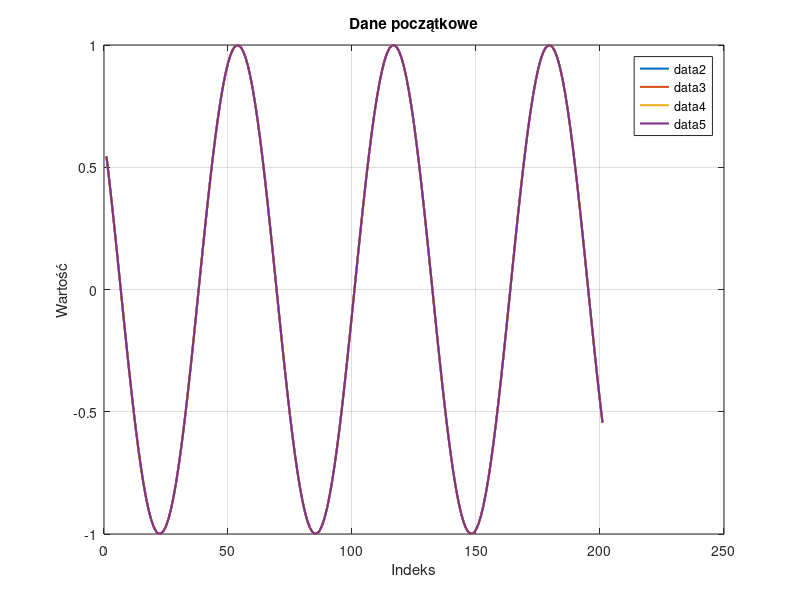
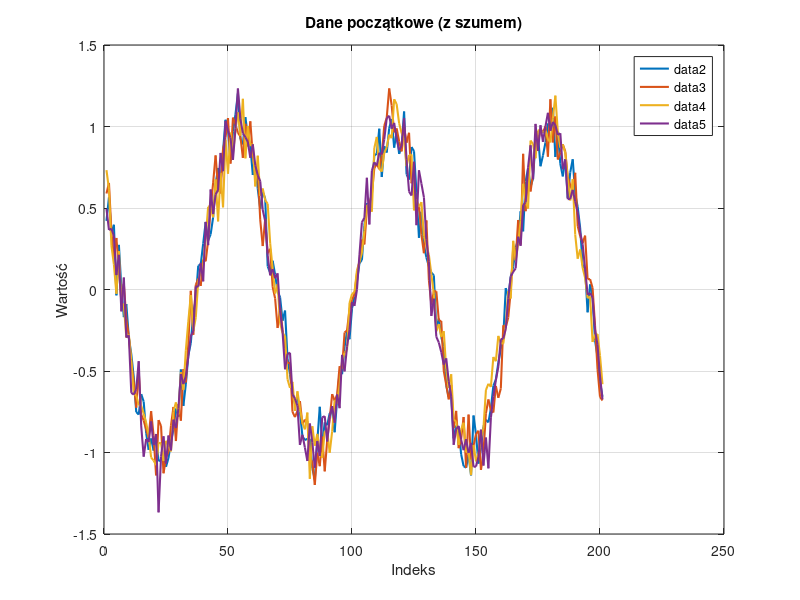
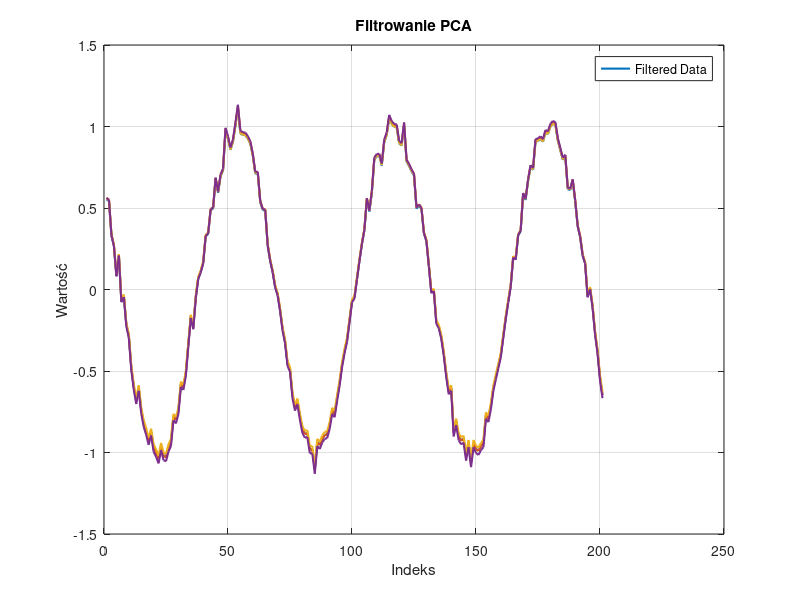
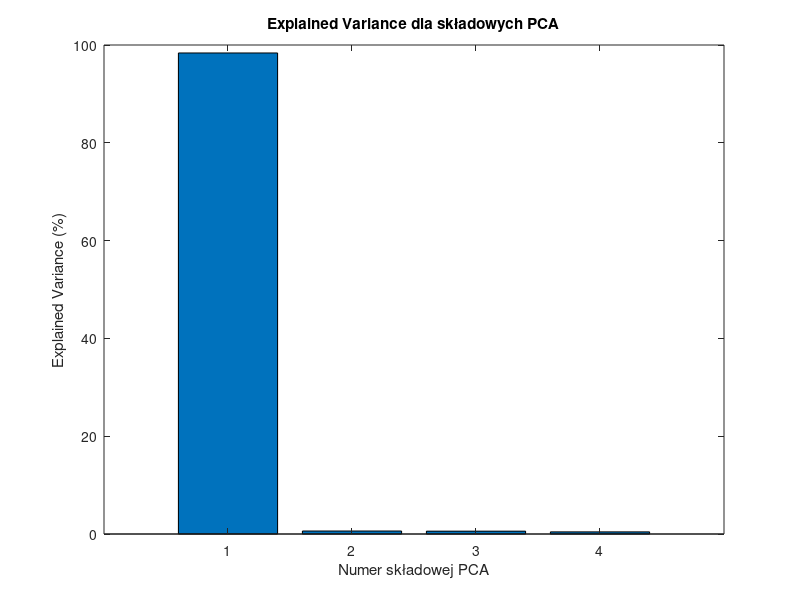

Recreate these plots in MATLAB, in order.
clear all
close all
clc

% Dane oryginalne
data1 = -10:0.1:10;
data2 = sin(data1);
data3 = sin(data1);
data4 = sin(data1);
data5 = sin(data1);

data1 = data1';
data2 = data2';
data3 = data3';
data4 = data4';
data5 = data5';
data = [data2 data3 data4 data5];

figure(1)
plot(data, 'LineWidth', 1.5);
grid on; hold on;
xlabel('Indeks');
ylabel('Wartość');
title('Dane początkowe');
legend('data2', 'data3', 'data4', 'data5');

% Dodanie szumu
data_n = data;
n_coeff = 0.1;
data_n = data + (n_coeff * randn(size(data)));

figure(2)
plot(data_n, 'LineWidth', 1.5);
grid on; hold on;
xlabel('Indeks');
ylabel('Wartość');
title('Dane początkowe (z szumem)');
legend('data2', 'data3', 'data4', 'data5');

% PCA
max_components = size(data_n, 2);
num_components = max_components - 3;

[coeff, score, latent, tsquared, explained, mu] = pca(data_n, 'NumComponents', 1);
data_pca = score * coeff' + mu;

figure(3)
plot(data_pca, 'LineWidth', 1.5);
grid on; hold on;
xlabel('Indeks');
ylabel('Wartość');
title('Filtrowanie PCA');
legend('Filtered Data');

% Explained Variance
figure(4)
bar(explained);
xlabel('Numer składowej PCA');
ylabel('Explained Variance (%)');
title('Explained Variance dla składowych PCA');
